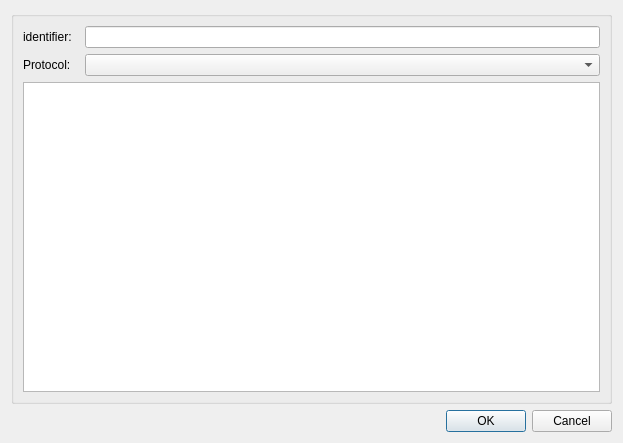
<?xml version="1.0" encoding="UTF-8"?>
<ui version="4.0">
 <class>ConfigureDialog</class>
 <widget class="QDialog" name="ConfigureDialog">
  <property name="geometry">
   <rect>
    <x>0</x>
    <y>0</y>
    <width>623</width>
    <height>443</height>
   </rect>
  </property>
  <property name="windowTitle">
   <string>Configure SDS Protocol</string>
  </property>
  <layout class="QGridLayout" name="gridLayout">
   <item row="0" column="0">
    <widget class="QGroupBox" name="configGroupBox">
     <property name="title">
      <string/>
     </property>
     <layout class="QFormLayout" name="formLayout">
      <item row="0" column="0">
       <widget class="QLabel" name="labelIdentifier">
        <property name="text">
         <string>identifier:  </string>
        </property>
       </widget>
      </item>
      <item row="0" column="1">
       <widget class="QLineEdit" name="lineEditIdentifier"/>
      </item>
      <item row="1" column="0">
       <widget class="QLabel" name="labelProtocol">
        <property name="text">
         <string>Protocol:  </string>
        </property>
       </widget>
      </item>
      <item row="1" column="1">
       <widget class="QComboBox" name="comboBoxProtocols"/>
      </item>
      <item row="2" column="0" colspan="2">
       <widget class="QTextEdit" name="textEditProtocolInfo">
        <property name="readOnly">
         <bool>true</bool>
        </property>
       </widget>
      </item>
     </layout>
    </widget>
   </item>
   <item row="1" column="0">
    <widget class="QDialogButtonBox" name="buttonBox">
     <property name="orientation">
      <enum>Qt::Horizontal</enum>
     </property>
     <property name="standardButtons">
      <set>QDialogButtonBox::Cancel|QDialogButtonBox::Ok</set>
     </property>
    </widget>
   </item>
  </layout>
 </widget>
 <resources/>
 <connections>
  <connection>
   <sender>buttonBox</sender>
   <signal>accepted()</signal>
   <receiver>ConfigureDialog</receiver>
   <slot>accept()</slot>
   <hints>
    <hint type="sourcelabel">
     <x>248</x>
     <y>254</y>
    </hint>
    <hint type="destinationlabel">
     <x>157</x>
     <y>274</y>
    </hint>
   </hints>
  </connection>
  <connection>
   <sender>buttonBox</sender>
   <signal>rejected()</signal>
   <receiver>ConfigureDialog</receiver>
   <slot>reject()</slot>
   <hints>
    <hint type="sourcelabel">
     <x>316</x>
     <y>260</y>
    </hint>
    <hint type="destinationlabel">
     <x>286</x>
     <y>274</y>
    </hint>
   </hints>
  </connection>
 </connections>
</ui>
